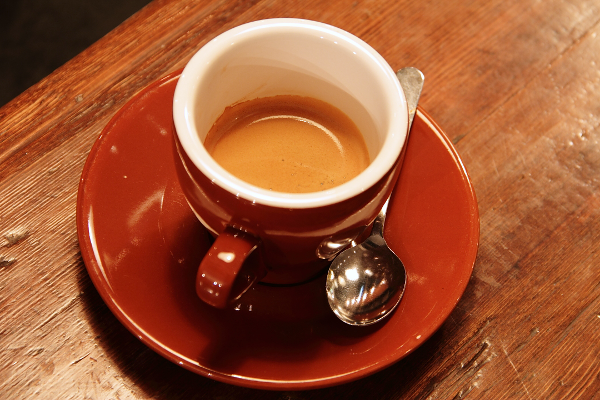
#> input picture tests/medias/ref_cafe.png, 600 x 400 px; its folder holds only this picture in this run
$ python creer_banc.py
#> lines starting #> are read from the running program, lines starting #| are printed output that depends on the picture
"""Banc Rafale — crée des vidéos « vieux téléphone » dont on connaît la vérité.
Pour chaque image nette (vérité, définition H) : trajectoire de main tremblante (translation sous-pixel + légère rotation),
optionnellement un objet qui bouge seul (test de robustesse), puis optique molle, réduction ×2, bruit de capteur et
compression H.264 forte (débit de vieux téléphone). On garde la vérité de chaque image et les images décodées.
python3 tests/rafale/creer_banc.py SORTIE   → SORTIE/<scène>/{gt_XX.png, lr_XX.png, info.json}"""
import sys, os, json, subprocess, glob
import numpy as np
from PIL import Image
import cv2
from skimage import data

ICI = os.path.dirname(os.path.abspath(__file__))
OUT = sys.argv[1] if len(sys.argv) > 1 else "/tmp/rafale_banc"
N = int(os.environ.get("RAFALE_N", "11"))
rng = np.random.default_rng(7)


def sources():
    s = {}
    for f in sorted(glob.glob(os.path.join(ICI, "..", "medias", "ref_*.png"))):
        s[os.path.basename(f)[4:-4]] = np.array(Image.open(f).convert("RGB"))
    s["astronaute"] = data.astronaut()
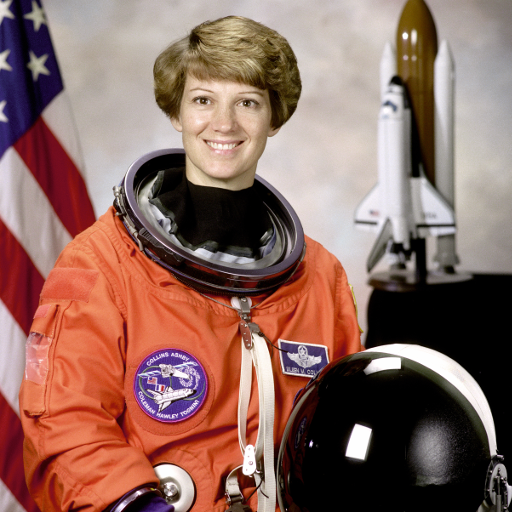
#> input picture skimage.data.astronaut(), 512 x 512 px
    s["cafe2"] = data.coffee()
    return s


def trajectoire(n, amp):
    """marche aléatoire lissée (main qui tremble) : dx, dy en pixels de la vérité, angle en degrés"""
    v = rng.normal(0, 1, (n + 6, 3)).cumsum(0)
    k = np.ones(5) / 5
    v = np.stack([np.convolve(v[:, i], k, "valid") for i in range(3)], 1)[:n]
    v -= v[n // 2]
    v[:, :2] *= amp / max(1e-6, np.abs(v[:, :2]).max())
    v[:, 2] *= .35 / max(1e-6, np.abs(v[:, 2]).max())
    return v


def creer(nom, img, mobile, crf, bruit):
    h, w = img.shape[:2]
    m = 24  # marge retirée (bords inventés par la déformation)
    H2, W2 = (h - 2 * m) // 4 * 4, (w - 2 * m) // 4 * 4
    d = os.path.join(OUT, nom + ("_mobile" if mobile else ""))
    os.makedirs(d, exist_ok=True)
    tr = trajectoire(N, 3.2)
    lr_frames = []; mats = []
    for i in range(N):
        dx, dy, a = tr[i]
        M = cv2.getRotationMatrix2D((w / 2, h / 2), a, 1.0)
        M[:, 2] += (dx, dy)
        mats.append(M.tolist())
        g = cv2.warpAffine(img.astype(np.float32), M, (w, h), flags=cv2.INTER_CUBIC, borderMode=cv2.BORDER_REFLECT)
        if mobile:  # carré texturé qui traverse l'image indépendamment de la caméra
            sz = h // 4
            x0 = int(w * .15 + (w * .6) * i / (N - 1)); y0 = int(h * .55)
            patch = cv2.resize(img[:sz, :sz].astype(np.float32)[:, ::-1], (sz, sz))
            g[y0:y0 + sz, x0:x0 + sz] = patch
        g = g[m:m + H2, m:m + W2]
        gt = np.clip(g, 0, 255)
        Image.fromarray(gt.round().astype(np.uint8)).save(os.path.join(d, "gt_%02d.png" % i))
        lo = cv2.GaussianBlur(gt, (0, 0), .55)  # optique molle du vieux téléphone
        lo = cv2.resize(lo, (W2 // 2, H2 // 2), interpolation=cv2.INTER_AREA)
        lo = lo + rng.normal(0, bruit, lo.shape)
        lr_frames.append(np.clip(lo, 0, 255).round().astype(np.uint8))
    raw = os.path.join(d, "raw.yuv")
    np.concatenate([f[None] for f in lr_frames]).tofile(raw)
    mp4 = os.path.join(d, "lr.mp4")
    subprocess.run(["ffmpeg", "-v", "error", "-y", "-f", "rawvideo", "-pix_fmt", "rgb24", "-s", "%dx%d" % (W2 // 2, H2 // 2), "-r", "30", "-i", raw,
                    "-c:v", "libx264", "-preset", "medium", "-crf", str(crf), "-pix_fmt", "yuv420p", "-g", "30", mp4], check=True)
    os.remove(raw)
    subprocess.run(["ffmpeg", "-v", "error", "-y", "-i", mp4, os.path.join(d, "lr_%02d.png")], check=True)
    # ffmpeg numérote à partir de 1
    for i in range(N):
        os.replace(os.path.join(d, "lr_%02d.png" % (i + 1)), os.path.join(d, "tmp_%02d.png" % i))
    for i in range(N):
        os.replace(os.path.join(d, "tmp_%02d.png" % i), os.path.join(d, "lr_%02d.png" % i))
    json.dump({"n": N, "w": W2 // 2, "h": H2 // 2, "crf": crf, "bruit": bruit, "mobile": mobile, "marge": m, "M": mats}, open(os.path.join(d, "info.json"), "w"))
    return d


if __name__ == "__main__":
    S = sources()
#> S = 3 items
    for nom, img in S.items():
        creer(nom, img, False, 28, 2.5)
#> this loop made 3 passes
#> (nom, h in creer, w in creer, H2 in creer, W2 in creer) on passes 1 to 3: ('cafe', 400, 600, 352, 552), ('astronaute', 512, 512, 464, 464), ('cafe2', 400, 600, 352, 552)
#> pass 1, in creer, `Image.fromarray(gt.round().astype(np.uint8)).save(os.path.join(d, "gt_..`:
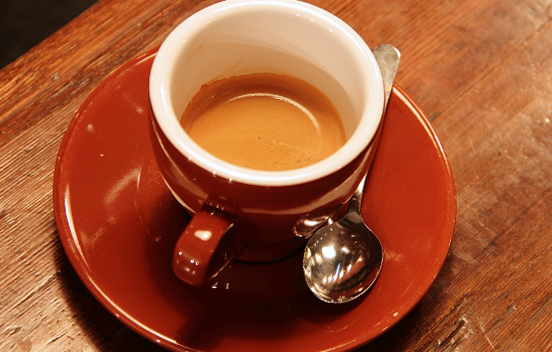
#> saved as gt_03.png: PIL image 552x352 RGB; mean R, G, B 160.2, 84.6, 50.7
    creer("cafe", S["cafe"], True, 28, 2.5)
#> call 4 of creer, with nom = 'cafe', mobile = True, crf = 28, bruit = 2.5
#> the loop in creer (call 4), `for i in range(N):` made 11 passes
#> pass 1, in creer (call 4), `g = cv2.warpAffine(img.astype(np.float32), M, (w, h), flags=cv2.INTER_..`:
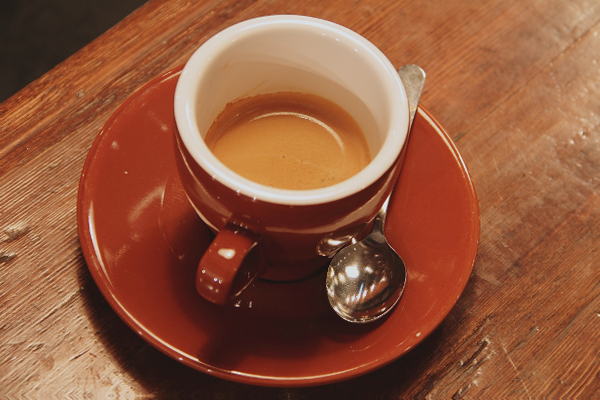
#> g: shape (400, 600, 3) float32; mean of channels 0, 1, 2 158.4, 85.8, 51.6; drawn with min black and max white
#> pass 1, in creer (call 4), `patch = cv2.resize(img[:sz, :sz].astype(np.float32)[:, ::-1], (sz, sz))`:
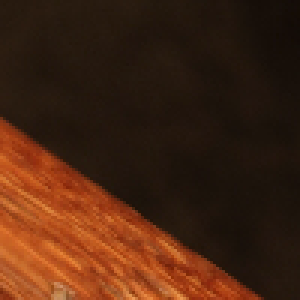
#> patch: shape (100, 100, 3) float32 (shown 3 times larger); mean of channels 0, 1, 2 70.4, 36.7, 17.6; drawn as R, G, B
#> after the loop in creer (call 4), `for i in range(N):`:
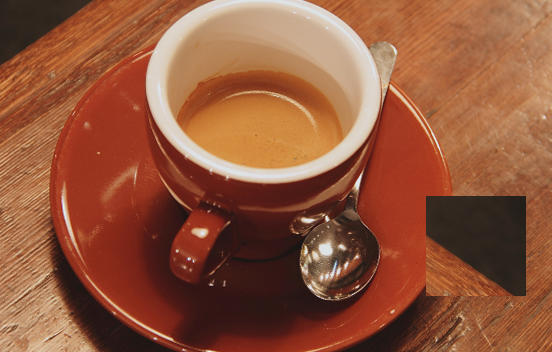
#> g: shape (352, 552, 3) float32; mean of channels 0, 1, 2 155.7, 82.7, 49.7; drawn with min black and max white
#> after the loop in creer (call 4), `for i in range(N):`:
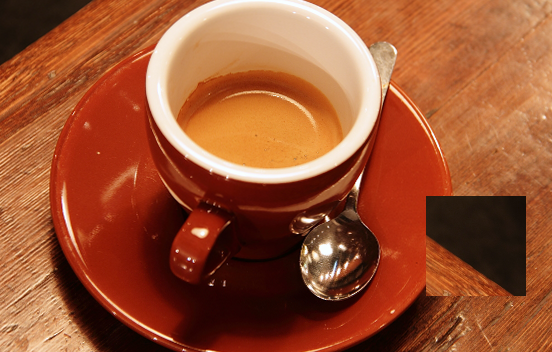
#> gt: shape (352, 552, 3) float32; mean of channels 0, 1, 2 155.7, 82.7, 49.7; drawn as R, G, B
#> after the loop in creer (call 4), `for i in range(N):`:
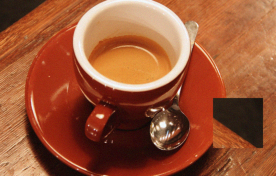
#> lo: shape (176, 276, 3) float64; mean of channels 0, 1, 2 155.7, 82.7, 49.7; drawn with min black and max white
#> after the loop in creer (call 4), `for i in range(N):`: lr_frames = 11 items
#> (the run stopped early here; a loop or call above may not have finished)
